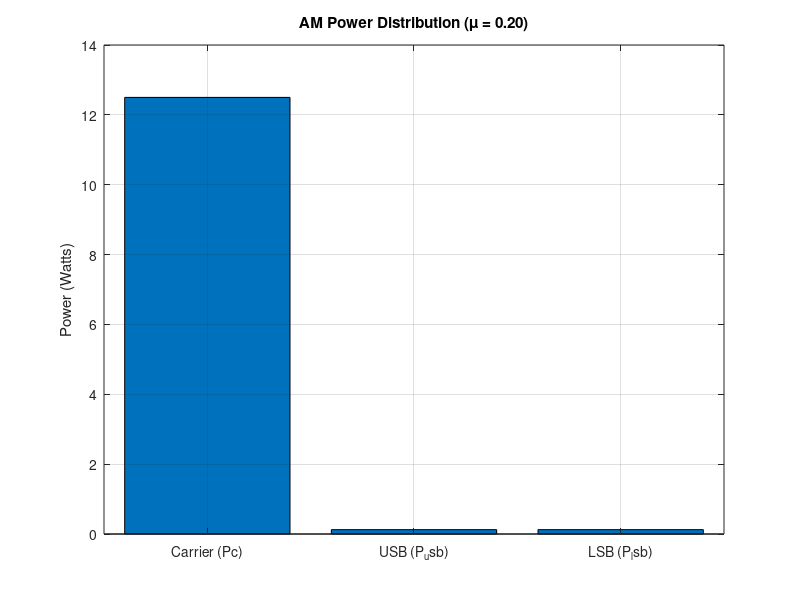

The MATLAB script that drew this image:
%% EXP 2 - Objective 3: Power Calculations for a Given Modulation Index
clc;
clear;
close all;

% Parameters
Ac = 5;                  % Carrier amplitude (V)
Am = 1;                  % Message amplitude (V)
R = 1;                   % Normalized load resistance (Ohms)
mu = Am / Ac;            % Modulation index

% Theoretical Power Equations (using peak amplitude across resistance R)
Pc = (Ac^2) / (2 * R);                   % Carrier power
Psb = (mu^2 * Pc) / 4;                   % Power in one sideband (USB or LSB)
Ptsb = 2 * Psb;                          % Total sideband power
Pt = Pc + Ptsb;                          % Total transmitted power
eta = (Ptsb / Pt) * 100;                 % Transmission efficiency (%)

% Display Power Calculations
fprintf('--- Objective 3: Power Distribution Calculations ---\n');
fprintf('Modulation Index (mu)        : %.2f\n', mu);
fprintf('Carrier Power (Pc)           : %.4f W\n', Pc);
fprintf('USB Power                    : %.4f W\n', Psb);
fprintf('LSB Power                    : %.4f W\n', Psb);
fprintf('Total Sideband Power (Ptsb)  : %.4f W\n', Ptsb);
fprintf('Total Transmitted Power (Pt) : %.4f W\n', Pt);
fprintf('Transmission Efficiency (eta): %.2f %%\n', eta);

% Plot Power Distribution Bar Chart
figure('Name', 'Objective 3: Power Distribution', 'NumberTitle', 'off');
bar([Pc, Psb, Psb]);
set(gca, 'XTickLabel', {'Carrier (Pc)', 'USB (P_usb)', 'LSB (P_lsb)'});
ylabel('Power (Watts)');
title(sprintf('AM Power Distribution (\\mu = %.2f)', mu));
grid on;
